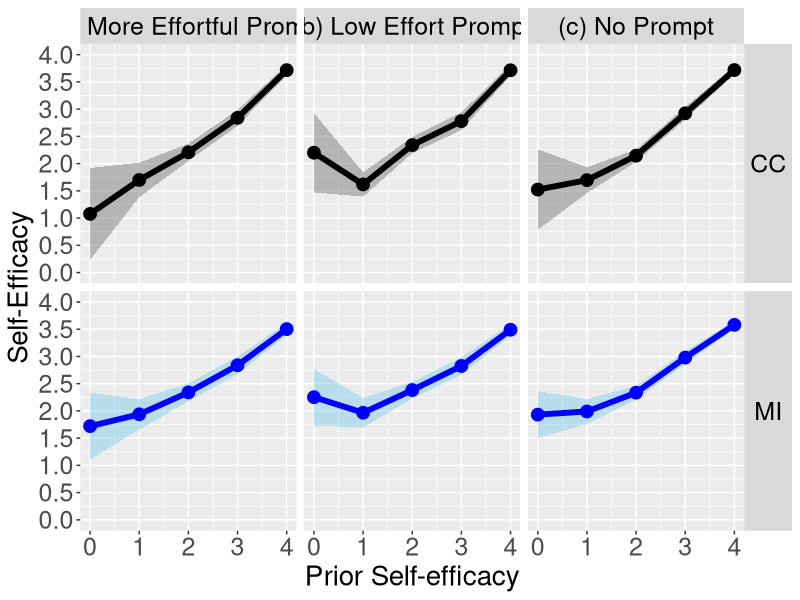

This chart was generated by the following R code: (Note: this script raises an error after producing the figure.)
rm(list = ls())

library(ggplot2)

cc_est_no_prompt_by_dp <- read.csv(file = file.path("analysis-complete-case", "formatted-output", "cc_est_no_prompt_by_prior_self_efficacy.csv"))
cc_est_high_effort_prompt_by_dp <- read.csv(file = file.path("analysis-complete-case", "formatted-output", "cc_est_high_effort_prompt_by_prior_self_efficacy.csv"))
cc_est_low_effort_prompt_by_dp <- read.csv(file = file.path("analysis-complete-case", "formatted-output", "cc_est_low_effort_prompt_by_prior_self_efficacy.csv"))

dat_all_pool_stats_no_prompt_by_dp <- read.csv(file = file.path("analysis-multiple-imputation", "formatted-output", "dat_all_pool_stats_no_prompt_by_prior_self_efficacy.csv"))
dat_all_pool_stats_high_effort_prompt_by_dp <- read.csv(file = file.path("analysis-multiple-imputation", "formatted-output", "dat_all_pool_stats_high_effort_prompt_by_prior_self_efficacy.csv"))
dat_all_pool_stats_low_effort_prompt_by_dp <- read.csv(file = file.path("analysis-multiple-imputation", "formatted-output", "dat_all_pool_stats_low_effort_prompt_by_prior_self_efficacy.csv"))

dat_ppc_no_prompt_by_dp <- read.csv(file = file.path("analysis-multiple-imputation", "formatted-output", "dat_ppc_no_prompt_by_prior_self_efficacy.csv"))
dat_ppc_high_effort_prompt_by_dp <- read.csv(file = file.path("analysis-multiple-imputation", "formatted-output", "dat_ppc_high_effort_prompt_by_prior_self_efficacy.csv"))
dat_ppc_low_effort_prompt_by_dp <- read.csv(file = file.path("analysis-multiple-imputation", "formatted-output", "dat_ppc_low_effort_prompt_by_prior_self_efficacy.csv"))

cc_results <- data.frame(where_from = "CC", 
                         decision_point = c(0:4, 0:4, 0:4),
                         what = c(rep("(a) More Effortful Prompt", 5), 
                                  rep("(b) Low Effort Prompt", 5), 
                                  rep("(c) No Prompt", 5)), 
                         est = c(cc_est_high_effort_prompt_by_dp$est, cc_est_low_effort_prompt_by_dp$est, cc_est_no_prompt_by_dp$est), 
                         conf_int_lb = c(cc_est_high_effort_prompt_by_dp$conf_int_lb, cc_est_low_effort_prompt_by_dp$conf_int_lb, cc_est_no_prompt_by_dp$conf_int_lb), 
                         conf_int_ub = c(cc_est_high_effort_prompt_by_dp$conf_int_ub, cc_est_low_effort_prompt_by_dp$conf_int_ub, cc_est_no_prompt_by_dp$conf_int_ub))

mi_results <- data.frame(where_from = "MI", 
                         decision_point = c(0:4, 0:4, 0:4),
                         what = c(rep("(a) More Effortful Prompt", 5), 
                                  rep("(b) Low Effort Prompt", 5), 
                                  rep("(c) No Prompt", 5)), 
                         est = c(dat_all_pool_stats_high_effort_prompt_by_dp$Qbar, dat_all_pool_stats_low_effort_prompt_by_dp$Qbar, dat_all_pool_stats_no_prompt_by_dp$Qbar), 
                         conf_int_lb = c(dat_all_pool_stats_high_effort_prompt_by_dp$conf_int_lb, dat_all_pool_stats_low_effort_prompt_by_dp$conf_int_lb, dat_all_pool_stats_no_prompt_by_dp$conf_int_lb), 
                         conf_int_ub = c(dat_all_pool_stats_high_effort_prompt_by_dp$conf_int_ub, dat_all_pool_stats_low_effort_prompt_by_dp$conf_int_ub, dat_all_pool_stats_no_prompt_by_dp$conf_int_ub))

all_results <- rbind(cc_results, mi_results)

group_colors <- c(CC = "black", MI = "blue")
group_colors_fill <- c(CC = "grey50", MI = "skyblue")

ggplot(all_results, aes(x = decision_point, y = est, ymin = conf_int_lb, ymax = conf_int_ub, color = where_from, fill = where_from)) +
  scale_y_continuous(name = "Self-Efficacy", limits = c(0,4), breaks = seq(0,4,0.5)) +
  scale_x_continuous(name = "Prior Self-efficacy", limits = c(0,4), breaks = 0:4) + 
  theme(axis.text = element_text(size = 18), title = element_text(size = 20), legend.position = "none") +
  scale_color_manual(values=group_colors) +
  scale_fill_manual(values=group_colors_fill) +
  geom_ribbon(alpha = 0.5, color = NA) +
  geom_line(linewidth = 2) + geom_point(size = 4) +
  facet_grid(where_from ~ what) +
  theme(strip.text.x = element_text(size = 18, colour = "black", angle = 0)) +
  theme(strip.text.y = element_text(size = 18, colour = "black", angle = 0))

ggsave(filename = file.path("plot-cc-and-mi-together", "means_by_prior_self_efficacy_CI90.png"), width = 20, height = 12, units = "in", dpi = 1000)

ppc_results <- data.frame(where_from = "MI", 
                          decision_point = c(0:4, 0:4, 0:4),
                          what = c(rep("(a) More Effortful Prompt", 5), 
                                   rep("(b) Low Effort Prompt", 5), 
                                   rep("(c) No Prompt", 5)), 
                          ppc_est = c(dat_ppc_high_effort_prompt_by_dp$ppc_est, dat_ppc_low_effort_prompt_by_dp$ppc_est, dat_ppc_no_prompt_by_dp$ppc_est))

ggplot(ppc_results, aes(x = decision_point, y = ppc_est)) +
  scale_y_continuous(name = "Posterior Predictive P-Value", limits = c(0,1), breaks = seq(0,1,0.2)) +
  scale_x_continuous(name = "Prior Self-Efficacy", limits = c(0,4), breaks = seq(0,4,1)) + 
  theme(axis.text = element_text(size = 18), title = element_text(size = 20), legend.position = "none") +
  geom_line(linewidth = 2) + geom_point(size = 4) +
  facet_grid(~ what) +
  theme(strip.text.x = element_text(size = 18, colour = "black", angle = 0)) +
  theme(strip.text.y = element_text(size = 18, colour = "black", angle = 0)) +
  geom_hline(yintercept = 0.95, linetype = "dashed", linewidth = 2, colour = "red") +
  geom_hline(yintercept = 0.05, linetype = "dashed", linewidth = 2, colour = "red")

ggsave(filename = file.path("plot-cc-and-mi-together", "ppc_means_by_prior_self_efficacy.png"), width = 20, height = 6, units = "in", dpi = 1000)

if(file.exists("plot-cc-and-mi-together/Thumbs.db")){
  file.remove("plot-cc-and-mi-together/Thumbs.db")
}

